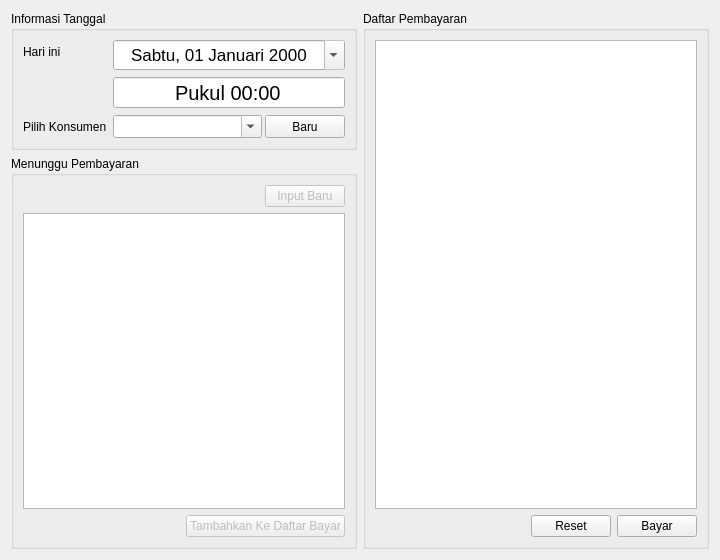
<?xml version="1.0" encoding="UTF-8"?>
<ui version="4.0">
 <class>PembuatNota</class>
 <widget class="QWidget" name="PembuatNota">
  <property name="geometry">
   <rect>
    <x>0</x>
    <y>0</y>
    <width>720</width>
    <height>560</height>
   </rect>
  </property>
  <property name="minimumSize">
   <size>
    <width>720</width>
    <height>560</height>
   </size>
  </property>
  <property name="windowTitle">
   <string>Nota</string>
  </property>
  <property name="locale">
   <locale language="Indonesian" country="Indonesia"/>
  </property>
  <layout class="QHBoxLayout" name="horizontalLayout_3">
   <item>
    <layout class="QVBoxLayout" name="verticalLayout_4">
     <item>
      <widget class="QGroupBox" name="groupBox">
       <property name="sizePolicy">
        <sizepolicy hsizetype="Preferred" vsizetype="Fixed">
         <horstretch>0</horstretch>
         <verstretch>0</verstretch>
        </sizepolicy>
       </property>
       <property name="title">
        <string>Informasi Tanggal</string>
       </property>
       <layout class="QFormLayout" name="formLayout">
        <item row="0" column="0">
         <widget class="QLabel" name="label_3">
          <property name="text">
           <string>Hari ini</string>
          </property>
         </widget>
        </item>
        <item row="0" column="1">
         <layout class="QVBoxLayout" name="verticalLayout">
          <item>
           <widget class="QDateEdit" name="dateEdit">
            <property name="minimumSize">
             <size>
              <width>0</width>
              <height>30</height>
             </size>
            </property>
            <property name="font">
             <font>
              <pointsize>13</pointsize>
             </font>
            </property>
            <property name="wrapping">
             <bool>false</bool>
            </property>
            <property name="alignment">
             <set>Qt::AlignCenter</set>
            </property>
            <property name="readOnly">
             <bool>true</bool>
            </property>
            <property name="buttonSymbols">
             <enum>QAbstractSpinBox::NoButtons</enum>
            </property>
            <property name="displayFormat">
             <string>dddd, dd MMMM yyyy</string>
            </property>
            <property name="calendarPopup">
             <bool>true</bool>
            </property>
           </widget>
          </item>
          <item>
           <widget class="QTimeEdit" name="timeEdit">
            <property name="minimumSize">
             <size>
              <width>0</width>
              <height>30</height>
             </size>
            </property>
            <property name="font">
             <font>
              <pointsize>15</pointsize>
             </font>
            </property>
            <property name="wrapping">
             <bool>false</bool>
            </property>
            <property name="alignment">
             <set>Qt::AlignCenter</set>
            </property>
            <property name="readOnly">
             <bool>true</bool>
            </property>
            <property name="buttonSymbols">
             <enum>QAbstractSpinBox::NoButtons</enum>
            </property>
            <property name="displayFormat">
             <string>'Pukul' hh:mm</string>
            </property>
           </widget>
          </item>
         </layout>
        </item>
        <item row="2" column="0">
         <widget class="QLabel" name="label">
          <property name="text">
           <string>Pilih Konsumen</string>
          </property>
         </widget>
        </item>
        <item row="2" column="1">
         <widget class="QWidget" name="widget_2" native="true">
          <layout class="QHBoxLayout" name="horizontalLayout_4" stretch="1,0">
           <property name="spacing">
            <number>3</number>
           </property>
           <property name="leftMargin">
            <number>0</number>
           </property>
           <property name="topMargin">
            <number>0</number>
           </property>
           <property name="rightMargin">
            <number>0</number>
           </property>
           <property name="bottomMargin">
            <number>0</number>
           </property>
           <item>
            <widget class="QComboBox" name="comboBox">
             <property name="font">
              <font>
               <pointsize>10</pointsize>
              </font>
             </property>
             <property name="editable">
              <bool>true</bool>
             </property>
             <property name="insertPolicy">
              <enum>QComboBox::NoInsert</enum>
             </property>
            </widget>
           </item>
           <item>
            <widget class="QPushButton" name="pushButton2">
             <property name="sizePolicy">
              <sizepolicy hsizetype="Preferred" vsizetype="Preferred">
               <horstretch>0</horstretch>
               <verstretch>0</verstretch>
              </sizepolicy>
             </property>
             <property name="text">
              <string>Baru</string>
             </property>
            </widget>
           </item>
          </layout>
         </widget>
        </item>
       </layout>
      </widget>
     </item>
     <item>
      <widget class="QGroupBox" name="groupBox_2">
       <property name="sizePolicy">
        <sizepolicy hsizetype="Preferred" vsizetype="Expanding">
         <horstretch>0</horstretch>
         <verstretch>0</verstretch>
        </sizepolicy>
       </property>
       <property name="title">
        <string>Menunggu Pembayaran</string>
       </property>
       <layout class="QVBoxLayout" name="verticalLayout_2">
        <item alignment="Qt::AlignRight">
         <widget class="QPushButton" name="pushButton3">
          <property name="enabled">
           <bool>false</bool>
          </property>
          <property name="text">
           <string>Input Baru</string>
          </property>
         </widget>
        </item>
        <item>
         <widget class="QTableView" name="tableView">
          <property name="sizeAdjustPolicy">
           <enum>QAbstractScrollArea::AdjustToContentsOnFirstShow</enum>
          </property>
          <property name="editTriggers">
           <set>QAbstractItemView::NoEditTriggers</set>
          </property>
          <property name="alternatingRowColors">
           <bool>true</bool>
          </property>
          <property name="selectionBehavior">
           <enum>QAbstractItemView::SelectRows</enum>
          </property>
          <property name="verticalScrollMode">
           <enum>QAbstractItemView::ScrollPerPixel</enum>
          </property>
          <property name="horizontalScrollMode">
           <enum>QAbstractItemView::ScrollPerPixel</enum>
          </property>
          <property name="showGrid">
           <bool>false</bool>
          </property>
          <property name="sortingEnabled">
           <bool>false</bool>
          </property>
          <property name="wordWrap">
           <bool>true</bool>
          </property>
          <attribute name="horizontalHeaderDefaultSectionSize">
           <number>50</number>
          </attribute>
          <attribute name="horizontalHeaderHighlightSections">
           <bool>false</bool>
          </attribute>
          <attribute name="horizontalHeaderStretchLastSection">
           <bool>true</bool>
          </attribute>
          <attribute name="verticalHeaderVisible">
           <bool>false</bool>
          </attribute>
          <attribute name="verticalHeaderMinimumSectionSize">
           <number>18</number>
          </attribute>
          <attribute name="verticalHeaderDefaultSectionSize">
           <number>18</number>
          </attribute>
         </widget>
        </item>
        <item>
         <layout class="QHBoxLayout" name="horizontalLayout">
          <item alignment="Qt::AlignRight">
           <widget class="QPushButton" name="pushButton">
            <property name="enabled">
             <bool>false</bool>
            </property>
            <property name="text">
             <string>Tambahkan Ke Daftar Bayar</string>
            </property>
           </widget>
          </item>
         </layout>
        </item>
       </layout>
      </widget>
     </item>
    </layout>
   </item>
   <item>
    <widget class="QGroupBox" name="groupBox_3">
     <property name="toolTip">
      <string>&lt;html&gt;&lt;head/&gt;&lt;body&gt;&lt;p&gt;Daftar barang yang akan dibayar&lt;/p&gt;&lt;/body&gt;&lt;/html&gt;</string>
     </property>
     <property name="title">
      <string>Daftar Pembayaran</string>
     </property>
     <layout class="QVBoxLayout" name="verticalLayout_3">
      <item>
       <widget class="QTableView" name="tableView2">
        <property name="sizeAdjustPolicy">
         <enum>QAbstractScrollArea::AdjustIgnored</enum>
        </property>
        <property name="editTriggers">
         <set>QAbstractItemView::NoEditTriggers</set>
        </property>
        <property name="alternatingRowColors">
         <bool>true</bool>
        </property>
        <property name="selectionBehavior">
         <enum>QAbstractItemView::SelectRows</enum>
        </property>
        <property name="verticalScrollMode">
         <enum>QAbstractItemView::ScrollPerPixel</enum>
        </property>
        <property name="horizontalScrollMode">
         <enum>QAbstractItemView::ScrollPerPixel</enum>
        </property>
        <property name="showGrid">
         <bool>false</bool>
        </property>
        <property name="sortingEnabled">
         <bool>true</bool>
        </property>
        <property name="wordWrap">
         <bool>true</bool>
        </property>
        <attribute name="horizontalHeaderStretchLastSection">
         <bool>true</bool>
        </attribute>
        <attribute name="verticalHeaderVisible">
         <bool>false</bool>
        </attribute>
        <attribute name="verticalHeaderMinimumSectionSize">
         <number>18</number>
        </attribute>
        <attribute name="verticalHeaderDefaultSectionSize">
         <number>18</number>
        </attribute>
       </widget>
      </item>
      <item alignment="Qt::AlignRight">
       <widget class="QWidget" name="widget" native="true">
        <layout class="QHBoxLayout" name="horizontalLayout_2">
         <property name="leftMargin">
          <number>0</number>
         </property>
         <property name="topMargin">
          <number>0</number>
         </property>
         <property name="rightMargin">
          <number>0</number>
         </property>
         <property name="bottomMargin">
          <number>0</number>
         </property>
         <item>
          <widget class="QPushButton" name="pushButton4">
           <property name="text">
            <string>Reset</string>
           </property>
          </widget>
         </item>
         <item>
          <widget class="QPushButton" name="pushButton5">
           <property name="text">
            <string>Bayar</string>
           </property>
          </widget>
         </item>
        </layout>
       </widget>
      </item>
     </layout>
    </widget>
   </item>
  </layout>
 </widget>
 <tabstops>
  <tabstop>dateEdit</tabstop>
  <tabstop>timeEdit</tabstop>
  <tabstop>comboBox</tabstop>
  <tabstop>pushButton2</tabstop>
  <tabstop>pushButton3</tabstop>
  <tabstop>tableView</tabstop>
  <tabstop>pushButton</tabstop>
  <tabstop>tableView2</tabstop>
  <tabstop>pushButton4</tabstop>
  <tabstop>pushButton5</tabstop>
 </tabstops>
 <resources/>
 <connections/>
</ui>
